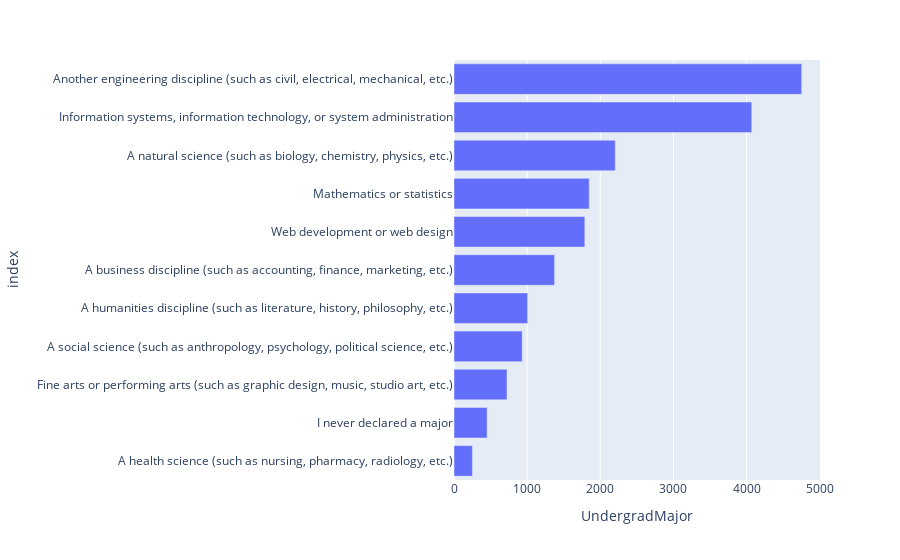

Notebook code for this chart:
### Markdown cell above
Most of the people who took the research is from Computer Science but we have a lot of Engineers in the field of programming. In the tenth we have health science, but this area I believe it is gonna have a huge increase in the next years due the application of artificial intelligence, machine learning and programming in this field.

### Code cell
data = df['UndergradMajor'].value_counts().reset_index()[1:].sort_values("UndergradMajor", ascending=True)
fig = px.bar(data, x='UndergradMajor', y='index')
fig.show()

### Figure 1 — Plotly figure (JSON) as saved in the notebook; plotly's stock layout.template omitted (floating-point values rounded to 4 significant figures)
{"data": [{"alignmentgroup": "True", "hovertemplate": "UndergradMajor=%{x}<br>index=%{y}<extra></extra>", "legendgroup": "", "marker": {"color": "#636efa"}, "name": "", "offsetgroup": "", "orientation": "h", "showlegend": false, "textposition": "auto", "type": "bar", "x": [252, 453, 725, 933, 1007, 1375, 1789, 1849, 2205, 4071, 4754], "xaxis": "x", "y": ["A health science (such as nursing, pharmacy, radiology, etc.)", "I never declared a major", "Fine arts or performing arts (such as graphic design, music, studio art, etc.)", "A social science (such as anthropology, psychology, political science, etc.)", "A humanities discipline (such as literature, history, philosophy, etc.)", "A business discipline (such as accounting, finance, marketing, etc.)", "Web development or web design", "Mathematics or statistics", "A natural science (such as biology, chemistry, physics, etc.)", "Information systems, information technology, or system administration", "Another engineering discipline (such as civil, electrical, mechanical, etc.)"], "yaxis": "y"}], "layout": {"barmode": "relative", "legend": {"tracegroupgap": 0}, "margin": {"t": 60}, "xaxis": {"anchor": "y", "domain": [0, 1], "title": {"text": "UndergradMajor"}}, "yaxis": {"anchor": "x", "domain": [0, 1], "title": {"text": "index"}}}}
